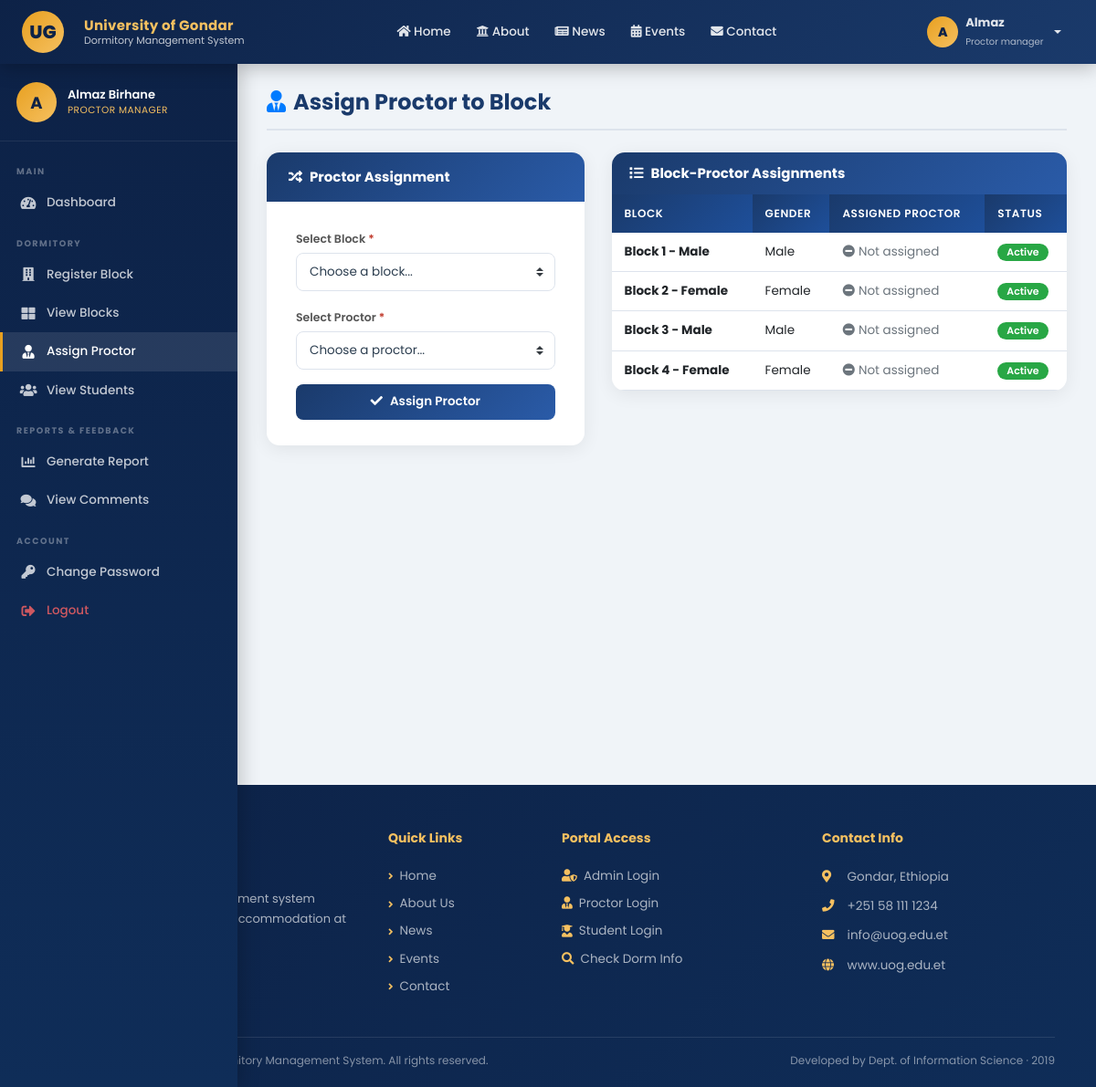
/proctor-manager/allocate-proctor.php (signed in), run on the app's committed database.
### tables this page shows
CREATE TABLE IF NOT EXISTS blocks (
    id              INT AUTO_INCREMENT PRIMARY KEY,
    block_number    VARCHAR(20) NOT NULL UNIQUE,
    block_name      VARCHAR(100),
    capacity        INT NOT NULL DEFAULT 0,
    gender          ENUM('Male','Female','Mixed') DEFAULT 'Mixed',
    proctor_id      INT,
    description     TEXT,
    status          ENUM('active','inactive') DEFAULT 'active',
    created_at      TIMESTAMP DEFAULT CURRENT_TIMESTAMP,
    FOREIGN KEY (proctor_id) REFERENCES users(id) ON DELETE SET NULL
);

### proctor-manager/allocate-proctor.php (the view, shortened to what this page needs)
<?php
require_once '../includes/config.php';
$blocks   = $conn->query("
    SELECT b.*, u.fname AS p_fname, u.lname AS p_lname
    FROM blocks b
    LEFT JOIN users u ON b.proctor_id=u.id
    WHERE b.status='active' ORDER BY b.block_number
");
?>
<?php require_once '../includes/header.php'; ?>
<div class="dash-wrapper">
<?php require_once '../includes/sidebar_proctor_manager.php'; ?>
<div class="dash-content">
  <div class="page-header">
    <div><h3><i class="fas fa-user-tie mr-2 text-primary"></i>Assign Proctor to Block</h3></div>
  </div>
  <div class="row">
    <div class="col-lg-5 mb-4">
      <div class="form-card">
        <div class="form-card-header"><i class="fas fa-random mr-2"></i>Proctor Assignment</div>
        <div class="form-card-body">
          <form method="POST">
            <div class="form-group">
              <label class="required">Select Block</label>
              <select name="block_id" class="form-control custom-select" required>
                <option value="">Choose a block...</option>
                <?php $blocks->data_seek(0); while($b=$blocks->fetch_assoc()): ?>
                <option value="<?php echo $b['id']; ?>">
                  <?php echo htmlspecialchars($b['block_name']?:$b['block_number']); ?>
                  <?php if($b['p_fname']): ?>(Current: <?php echo htmlspecialchars($b['p_fname'].' '.$b['p_lname']); ?>)<?php endif; ?>
                </option>
                <?php endwhile; ?>
              </select>
            </div>
            <div class="form-group">
              <label class="required">Select Proctor</label>
              <select name="proctor_id" class="form-control custom-select" required>
                <option value="">Choose a proctor...</option>
              </select>
            </div>
            <button type="submit" class="btn btn-primary btn-block">
              <i class="fas fa-check mr-2"></i>Assign Proctor
            </button>
          </form>
        </div>
      </div>
    </div>
    <div class="col-lg-7 mb-4">
      <div class="table-card">
        <div class="table-header"><h5><i class="fas fa-list mr-2"></i>Block-Proctor Assignments</h5></div>
        <div class="table-responsive">
          <table class="table">
            <thead><tr><th>Block</th><th>Gender</th><th>Assigned Proctor</th><th>Status</th></tr></thead>
            <tbody>
              <?php $blocks->data_seek(0); while($b=$blocks->fetch_assoc()): ?>
              <tr>
                <td><strong><?php echo htmlspecialchars($b['block_name']?:$b['block_number']); ?></strong></td>
                <td><?php echo htmlspecialchars($b['gender']); ?></td>
                <td>
                  <?php if($b['p_fname']): ?>
                  <div class="d-flex align-items-center" style="gap:8px;">
                    <span style="width:28px;height:28px;border-radius:50%;background:linear-gradient(135deg,var(--success),#1e8449);display:flex;align-items:center;justify-content:center;color:#fff;font-size:11px;font-weight:700;">
                      <?php echo strtoupper(substr($b['p_fname'],0,1)); ?>
                    </span>
                    <?php echo htmlspecialchars($b['p_fname'].' '.$b['p_lname']); ?>
                  </div>
                  <?php else: ?>
                  <span class="text-muted"><i class="fas fa-minus-circle mr-1"></i>Not assigned</span>
                  <?php endif; ?>
                </td>
                <td><span class="badge badge-<?php echo $b['status']==='active'?'success':'secondary'; ?>"><?php echo ucfirst($b['status']); ?></span></td>
              </tr>
              <?php endwhile; ?>
            </tbody>
          </table>
        </div>
      </div>
    </div>
  </div>
</div>
</div>
<?php require_once '../includes/footer.php'; ?>

### css/style.css (style rules this page uses)
:root { --primary: #1a3a6b; --primary-dk: #0d2247; --accent: #e8a020; --accent-lt: #f5c060; --success: #27ae60; --danger: #c0392b; --info: #2980b9; --light-bg: #f0f4f8; --white: #ffffff; --text: #2c3e50; --muted: #7f8c8d; --border: #dde3ec; --sidebar-w: 260px; }
* { box-sizing: border-box; }
body { font-family: 'Poppins', sans-serif; background: var(--light-bg); color: var(--text); margin: 0; }
.dash-wrapper { display: flex; min-height: calc(100vh - 70px); }
.dash-content { margin-left: var(--sidebar-w); flex: 1; padding: 28px 32px; background: var(--light-bg); min-height: calc(100vh - 70px); }
.page-header { display: flex; align-items: center; justify-content: space-between; margin-bottom: 24px; padding-bottom: 14px; border-bottom: 2px solid var(--border); }
.page-header h3 { font-size: 1.5rem; font-weight: 700; color: var(--primary); margin: 0; }
.table-card { background: var(--white); border-radius: 14px; box-shadow: 0 4px 20px rgba(0,0,0,.07); overflow: hidden; }
.table-card .table-header { background: linear-gradient(135deg, var(--primary), #2a5ba8); padding: 14px 20px; display: flex; align-items: center; justify-content: space-between; }
.table-card .table-header h5 { color: #fff; font-weight: 700; margin: 0; font-size: 15px; }
.table { margin: 0; }
.table thead th { background: linear-gradient(135deg, var(--primary), #1e4f9a); color: #fff; font-size: 12px; font-weight: 600; text-transform: uppercase; letter-spacing: .6px; padding: 12px 14px; border: none; }
.table tbody tr { border-bottom: 1px solid var(--border); transition: background .15s; }
.table tbody td { padding: 11px 14px; font-size: 13.5px; vertical-align: middle; border: none; }
.form-card { background: var(--white); border-radius: 14px; box-shadow: 0 4px 20px rgba(0,0,0,.07); overflow: hidden; }
.form-card .form-card-header { background: linear-gradient(135deg, var(--primary), #2a5ba8); padding: 16px 24px; color: #fff; font-size: 15px; font-weight: 700; }
.form-card .form-card-body { padding: 28px 32px; }
.form-group label { font-size: 12.5px; font-weight: 600; color: #555; margin-bottom: 5px; }
.form-control, .custom-select { border: 1.5px solid var(--border); border-radius: 8px; padding: 10px 14px; font-size: 13.5px; color: var(--text); transition: border-color .2s, box-shadow .2s; height: auto; }
.required::after { content: ' *'; color: var(--danger); }
.btn { font-weight: 600; font-size: 13.5px; border-radius: 8px; padding: 9px 20px; transition: all .2s; }
.btn-primary { background: linear-gradient(135deg, var(--primary), #2a5ba8); border: none; }
.badge { font-weight: 600; font-size: 11px; padding: 4px 10px; border-radius: 20px; }

### data on the page
blocks: block_name "Block 1 - Male", gender "Male", status "Active"
blocks: block_name "Block 2 - Female", gender "Female", status "Active"
blocks: block_name "Block 3 - Male", gender "Male", status "Active"
blocks: block_name "Block 4 - Female", gender "Female", status "Active"

### other printed values
substr($currentUser['fname'],0,1) "A"
$currentUser['fname'] "Almaz"
str_replace('_',' ',$currentUser['user_type']) "Proctor manager"
$currentUser['fname'].' '.$currentUser['lname'] "Almaz Birhane"
